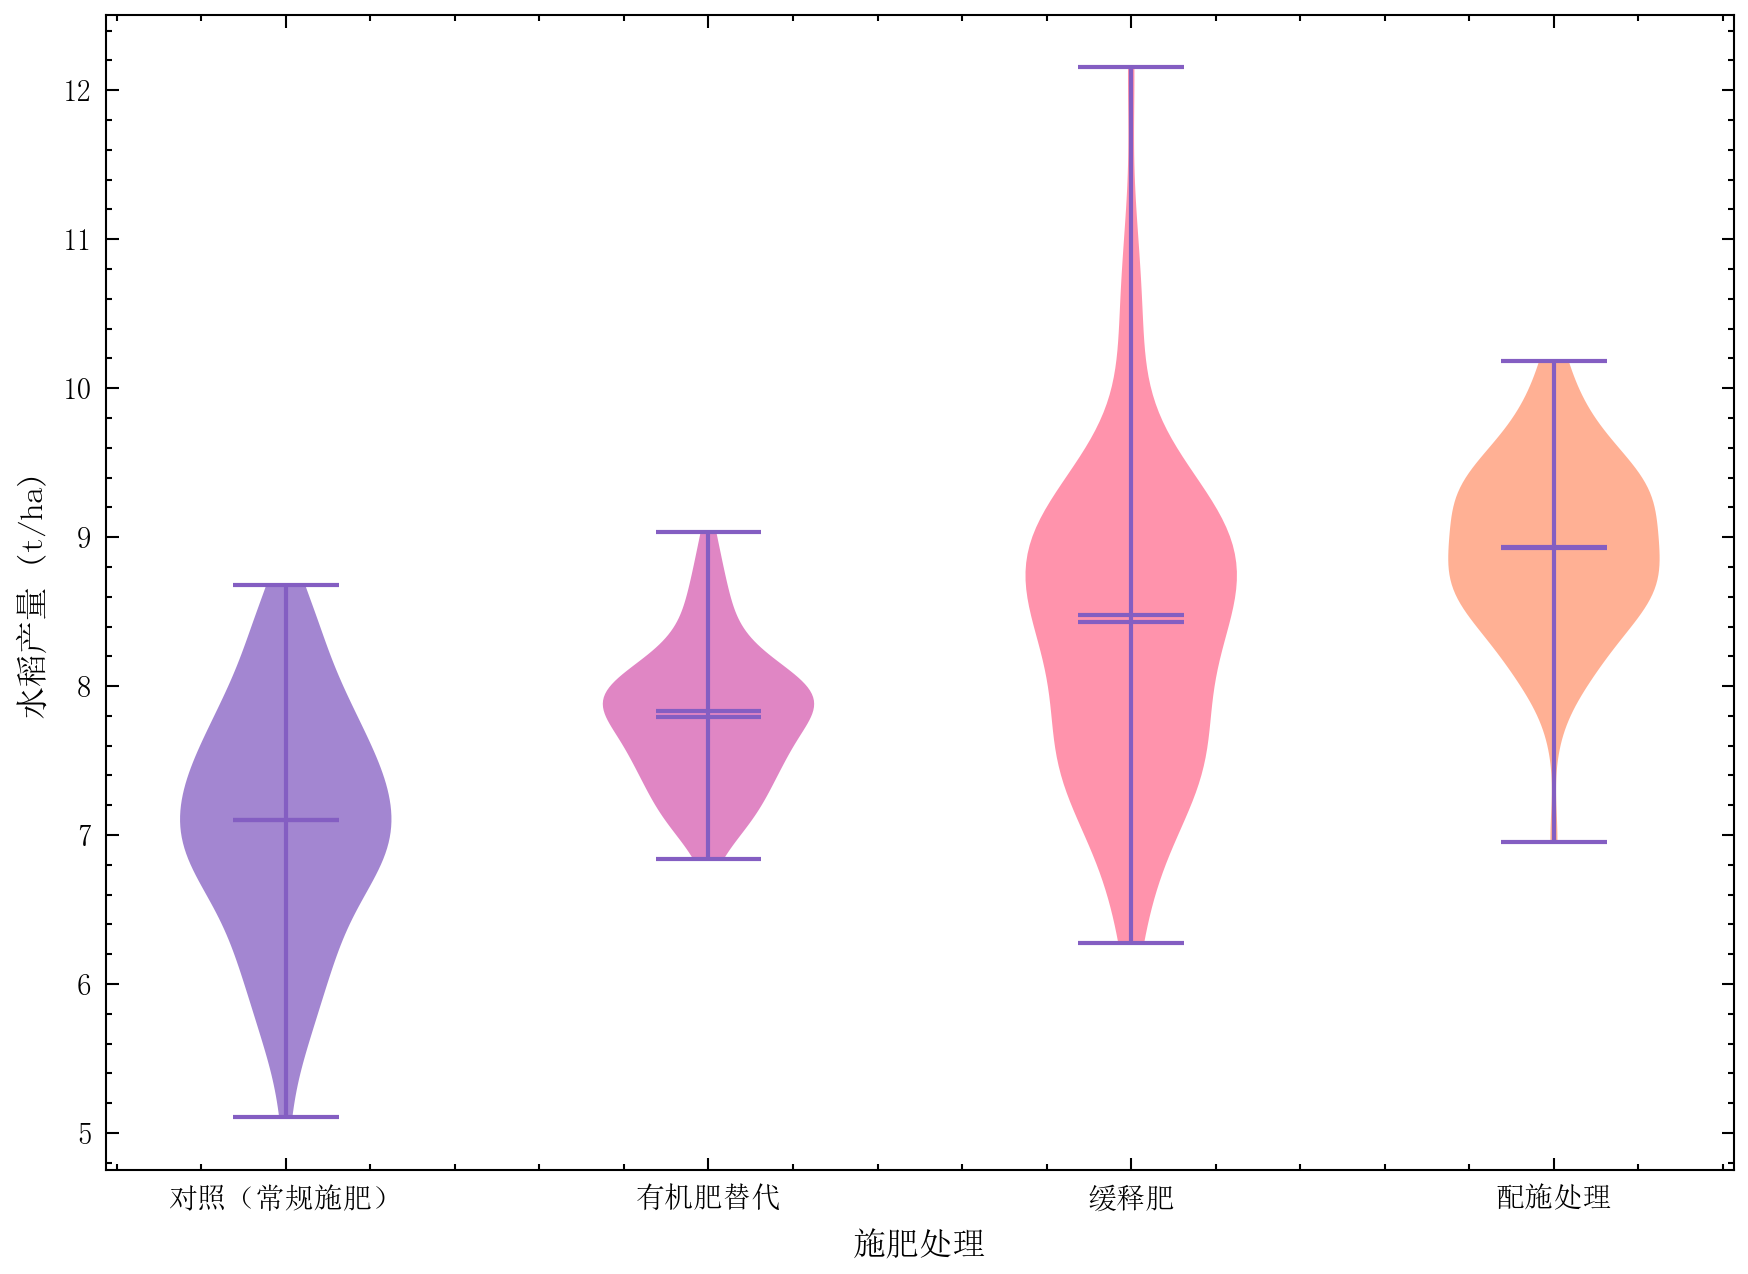

Here is the Python script that generated this plot:
"""
04_violin_box.py — 小提琴图

展示 SciPlot 的 plot_violin() 功能：4 种不同处理条件下水稻产量的分布比较。
显示均值线，展示数据分布形状。
"""

import numpy as np
import sciplot as sp

# 可复现随机种子
np.random.seed(42)

# ── 数据生成 ──────────────────────────────────────────────────
# 模拟 4 种施肥处理下水稻产量 (t/ha) 的田间试验数据
n_reps = 80  # 每组 80 个重复

# 对照组：常规施肥，产量中等
control = np.random.normal(loc=7.2, scale=0.8, size=n_reps)

# 处理 1：有机肥替代，产量略高且更稳定
organic = np.random.normal(loc=7.8, scale=0.5, size=n_reps)

# 处理 2：缓释肥，产量高但变异较大
slow_release = np.random.normal(loc=8.3, scale=1.0, size=n_reps)

# 处理 3：有机肥 + 缓释肥配施，产量最高且稳定
combined = np.random.normal(loc=8.9, scale=0.6, size=n_reps)

data = [control, organic, slow_release, combined]
labels = ["对照（常规施肥）", "有机肥替代", "缓释肥", "配施处理"]

# ── 绘图 ──────────────────────────────────────────────────────
fig, ax = sp.plot_violin(
    data,
    labels=labels,
    xlabel="施肥处理",
    ylabel="水稻产量 (t/ha)",
    showmeans=True,
    palette="pastel",
)

# ── 保存 ──────────────────────────────────────────────────────
sp.save(fig, "showcase/04_violin_box", formats=("png",), dpi=300)
